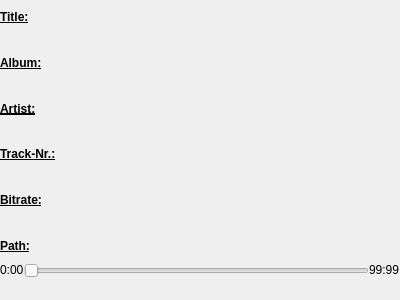
<?xml version="1.0" encoding="UTF-8"?>
<ui version="4.0">
 <class>CurrentSongWidget</class>
 <widget class="QWidget" name="CurrentSongWidget">
  <property name="geometry">
   <rect>
    <x>0</x>
    <y>0</y>
    <width>400</width>
    <height>300</height>
   </rect>
  </property>
  <property name="sizePolicy">
   <sizepolicy hsizetype="Expanding" vsizetype="Expanding">
    <horstretch>0</horstretch>
    <verstretch>0</verstretch>
   </sizepolicy>
  </property>
  <property name="windowTitle">
   <string>Form</string>
  </property>
  <layout class="QVBoxLayout" name="verticalLayout_3">
   <property name="spacing">
    <number>0</number>
   </property>
   <property name="margin">
    <number>0</number>
   </property>
   <item>
    <layout class="QFormLayout" name="formLayout">
     <property name="rowWrapPolicy">
      <enum>QFormLayout::WrapLongRows</enum>
     </property>
     <property name="horizontalSpacing">
      <number>10</number>
     </property>
     <property name="verticalSpacing">
      <number>12</number>
     </property>
     <property name="topMargin">
      <number>0</number>
     </property>
     <item row="1" column="0">
      <widget class="QLabel" name="label">
       <property name="sizePolicy">
        <sizepolicy hsizetype="Expanding" vsizetype="Expanding">
         <horstretch>0</horstretch>
         <verstretch>0</verstretch>
        </sizepolicy>
       </property>
       <property name="font">
        <font>
         <weight>75</weight>
         <bold>true</bold>
         <underline>true</underline>
        </font>
       </property>
       <property name="text">
        <string>Album:</string>
       </property>
      </widget>
     </item>
     <item row="2" column="0">
      <widget class="QLabel" name="label_2">
       <property name="sizePolicy">
        <sizepolicy hsizetype="Expanding" vsizetype="Expanding">
         <horstretch>0</horstretch>
         <verstretch>0</verstretch>
        </sizepolicy>
       </property>
       <property name="font">
        <font>
         <weight>75</weight>
         <bold>true</bold>
         <underline>true</underline>
        </font>
       </property>
       <property name="text">
        <string>Artist:</string>
       </property>
      </widget>
     </item>
     <item row="3" column="0">
      <widget class="QLabel" name="label_3">
       <property name="sizePolicy">
        <sizepolicy hsizetype="Expanding" vsizetype="Expanding">
         <horstretch>0</horstretch>
         <verstretch>0</verstretch>
        </sizepolicy>
       </property>
       <property name="font">
        <font>
         <weight>75</weight>
         <bold>true</bold>
         <underline>true</underline>
        </font>
       </property>
       <property name="text">
        <string>Track-Nr.:</string>
       </property>
      </widget>
     </item>
     <item row="4" column="0">
      <widget class="QLabel" name="label_4">
       <property name="sizePolicy">
        <sizepolicy hsizetype="Expanding" vsizetype="Expanding">
         <horstretch>0</horstretch>
         <verstretch>0</verstretch>
        </sizepolicy>
       </property>
       <property name="font">
        <font>
         <weight>75</weight>
         <bold>true</bold>
         <underline>true</underline>
        </font>
       </property>
       <property name="text">
        <string>Bitrate:</string>
       </property>
      </widget>
     </item>
     <item row="5" column="0">
      <widget class="QLabel" name="label_5">
       <property name="sizePolicy">
        <sizepolicy hsizetype="Expanding" vsizetype="Expanding">
         <horstretch>0</horstretch>
         <verstretch>0</verstretch>
        </sizepolicy>
       </property>
       <property name="font">
        <font>
         <weight>75</weight>
         <bold>true</bold>
         <underline>true</underline>
        </font>
       </property>
       <property name="text">
        <string>Path:</string>
       </property>
      </widget>
     </item>
     <item row="0" column="0">
      <widget class="QLabel" name="label_6">
       <property name="sizePolicy">
        <sizepolicy hsizetype="Expanding" vsizetype="Expanding">
         <horstretch>0</horstretch>
         <verstretch>0</verstretch>
        </sizepolicy>
       </property>
       <property name="font">
        <font>
         <weight>75</weight>
         <bold>true</bold>
         <underline>true</underline>
        </font>
       </property>
       <property name="text">
        <string>Title:</string>
       </property>
      </widget>
     </item>
     <item row="1" column="1">
      <widget class="QLabel" name="lblAlbum">
       <property name="sizePolicy">
        <sizepolicy hsizetype="Expanding" vsizetype="Expanding">
         <horstretch>0</horstretch>
         <verstretch>0</verstretch>
        </sizepolicy>
       </property>
       <property name="text">
        <string/>
       </property>
       <property name="wordWrap">
        <bool>true</bool>
       </property>
      </widget>
     </item>
     <item row="2" column="1">
      <widget class="QLabel" name="lblArtist">
       <property name="sizePolicy">
        <sizepolicy hsizetype="Expanding" vsizetype="Expanding">
         <horstretch>0</horstretch>
         <verstretch>0</verstretch>
        </sizepolicy>
       </property>
       <property name="text">
        <string/>
       </property>
       <property name="wordWrap">
        <bool>true</bool>
       </property>
      </widget>
     </item>
     <item row="0" column="1">
      <widget class="QLabel" name="lblTitle">
       <property name="sizePolicy">
        <sizepolicy hsizetype="Expanding" vsizetype="Expanding">
         <horstretch>0</horstretch>
         <verstretch>0</verstretch>
        </sizepolicy>
       </property>
       <property name="text">
        <string/>
       </property>
       <property name="wordWrap">
        <bool>true</bool>
       </property>
      </widget>
     </item>
     <item row="4" column="1">
      <widget class="QLabel" name="lblBitrate">
       <property name="sizePolicy">
        <sizepolicy hsizetype="Expanding" vsizetype="Expanding">
         <horstretch>0</horstretch>
         <verstretch>0</verstretch>
        </sizepolicy>
       </property>
       <property name="text">
        <string/>
       </property>
      </widget>
     </item>
     <item row="3" column="1">
      <widget class="QLabel" name="lblTrackNr">
       <property name="sizePolicy">
        <sizepolicy hsizetype="Expanding" vsizetype="Expanding">
         <horstretch>0</horstretch>
         <verstretch>0</verstretch>
        </sizepolicy>
       </property>
       <property name="text">
        <string/>
       </property>
      </widget>
     </item>
     <item row="5" column="1">
      <widget class="QLabel" name="lblFileUri">
       <property name="enabled">
        <bool>true</bool>
       </property>
       <property name="sizePolicy">
        <sizepolicy hsizetype="Expanding" vsizetype="Expanding">
         <horstretch>0</horstretch>
         <verstretch>0</verstretch>
        </sizepolicy>
       </property>
       <property name="text">
        <string/>
       </property>
       <property name="alignment">
        <set>Qt::AlignLeading|Qt::AlignLeft|Qt::AlignTop</set>
       </property>
       <property name="wordWrap">
        <bool>true</bool>
       </property>
       <property name="margin">
        <number>0</number>
       </property>
      </widget>
     </item>
    </layout>
   </item>
   <item>
    <layout class="QHBoxLayout" name="horizontalLayout">
     <property name="spacing">
      <number>0</number>
     </property>
     <item>
      <widget class="QLabel" name="lblCurrentPosition">
       <property name="sizePolicy">
        <sizepolicy hsizetype="Preferred" vsizetype="Maximum">
         <horstretch>0</horstretch>
         <verstretch>0</verstretch>
        </sizepolicy>
       </property>
       <property name="text">
        <string>0:00</string>
       </property>
      </widget>
     </item>
     <item>
      <widget class="QSlider" name="sliderposition">
       <property name="orientation">
        <enum>Qt::Horizontal</enum>
       </property>
      </widget>
     </item>
     <item>
      <widget class="QLabel" name="lblLength">
       <property name="sizePolicy">
        <sizepolicy hsizetype="Preferred" vsizetype="Maximum">
         <horstretch>0</horstretch>
         <verstretch>0</verstretch>
        </sizepolicy>
       </property>
       <property name="text">
        <string>99:99</string>
       </property>
      </widget>
     </item>
    </layout>
   </item>
   <item>
    <widget class="QPushButton" name="btnBack">
     <property name="text">
      <string/>
     </property>
     <property name="icon">
      <iconset resource="Icons.qrc">
       <normaloff>:/icons/go-previous.png</normaloff>:/icons/go-previous.png</iconset>
     </property>
     <property name="iconSize">
      <size>
       <width>32</width>
       <height>32</height>
      </size>
     </property>
     <property name="flat">
      <bool>true</bool>
     </property>
    </widget>
   </item>
  </layout>
 </widget>
 <resources>
  <include location="Icons.qrc"/>
 </resources>
 <connections/>
</ui>
